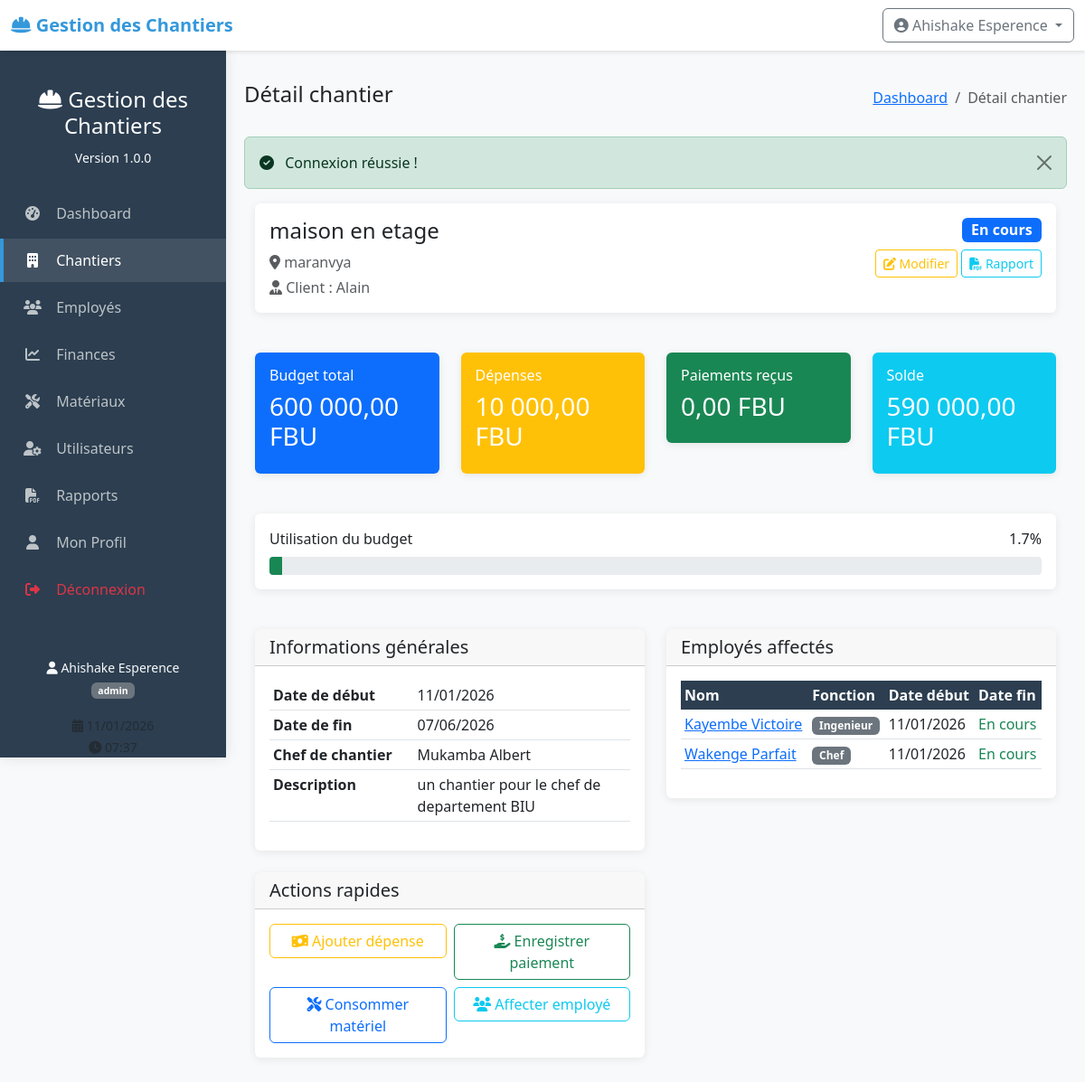
The app's page /index.php?controller=chantier&action=view&id=1 (signed in) with its own data.
### tables this page shows
CREATE TABLE chantiers (
    id INTEGER PRIMARY KEY AUTOINCREMENT,
    nom VARCHAR(200) NOT NULL,
    localisation TEXT NOT NULL,
    client VARCHAR(200) NOT NULL,
    budget_total DECIMAL(12,2) NOT NULL,
    date_debut DATE NOT NULL,
    date_fin DATE,
    statut VARCHAR(20) DEFAULT 'en_cours' CHECK(statut IN ('en_cours', 'suspendu', 'termine')),
    chef_chantier_id INTEGER,
    description TEXT,
    created_at DATETIME DEFAULT CURRENT_TIMESTAMP,
    updated_at DATETIME,
    FOREIGN KEY (chef_chantier_id) REFERENCES users(id)
);

CREATE TABLE users (
    id INTEGER PRIMARY KEY AUTOINCREMENT,
    username VARCHAR(50) UNIQUE NOT NULL,
    password VARCHAR(255) NOT NULL,
    nom VARCHAR(100) NOT NULL,
    prenom VARCHAR(100) NOT NULL,
    email VARCHAR(150) UNIQUE NOT NULL,
    role VARCHAR(20) NOT NULL CHECK(role IN ('admin', 'chef', 'comptable')),
    telephone VARCHAR(20),
    created_at DATETIME DEFAULT CURRENT_TIMESTAMP,
    last_login DATETIME,
    status BOOLEAN DEFAULT 1
);

### index.php (called while the page is built, shortened)
<?php
require_once 'config/init.php';
$controller = $_GET['controller'] ?? 'dashboard';
$action = $_GET['action'] ?? 'index';
$controllerInstance = new $controllerClass();
$id = $_GET['id'] ?? null;
if ($id !== null) {
    $data = $controllerInstance->$action($id);
} else {
    $data = $controllerInstance->$action();
}
$viewFolders = [
    'dashboard' => 'dashboard',
    'chantier' => 'chantiers',
    'employe' => 'employes',
    'materiau' => 'materiaux',
    'finance' => 'finances',
    'user' => 'users',
    'rapport' => 'repports'
];
$viewFolder = $viewFolders[$controller] ?? 'dashboard';
$viewFile = __DIR__ . '/views/' . $viewFolder . '/' . $action . '.php';
require_once $viewFile;

### models/Chantier.php (called while the page is built, shortened)
<?php
class Chantier {
    private $db;
    public function __construct() {
        $this->db = Database::getInstance()->getConnection();
    }
    public function getById($id) {
        $sql = "SELECT c.*, u.nom as chef_nom, u.prenom as chef_prenom
                FROM chantiers c
                LEFT JOIN users u ON c.chef_chantier_id = u.id
                WHERE c.id = :id";
        $stmt = $this->db->prepare($sql);
        $stmt->execute([':id' => $id]);
        return $stmt->fetch();
    }
}
?>

### config/database.php (called while the page is built, shortened)
<?php
class Database {
    private static $instance = null;
    private $connection;
    private function __construct() {
        try {
            $this->connection = new PDO('sqlite:' . dirname(__DIR__) . '/data/chantiers.db');
            $this->connection->setAttribute(PDO::ATTR_ERRMODE, PDO::ERRMODE_EXCEPTION);
            $this->connection->setAttribute(PDO::ATTR_DEFAULT_FETCH_MODE, PDO::FETCH_ASSOC);
            $this->connection->exec('PRAGMA foreign_keys = ON');
        } catch(PDOException $e) {
            die("Erreur de connexion : " . $e->getMessage());
        }
    }
    public static function getInstance() {
        if (self::$instance == null) {
            self::$instance = new Database();
        }
        return self::$instance;
    }
    public function getConnection() {
        return $this->connection;
    }
}
?>

### controllers/ChantierController.php (called while the page is built, shortened)
<?php
require_once __DIR__ . '/../config/init.php';
require_once __DIR__ . '/../models/Chantier.php';
class ChantierController {
    private $chantierModel;
    public function __construct() {
        $this->chantierModel = new Chantier();
        $this->auth = new Auth();
    }
    public function view($id) {
        $chantier = $this->chantierModel->getById($id);
        $sql = "SELECT e.*, a.date_debut, a.date_fin
                FROM affectations a
                JOIN employes e ON a.employe_id = e.id
                WHERE a.chantier_id = :chantier_id
                ORDER BY a.date_debut DESC";
        $stmt = Database::getInstance()->getConnection()->prepare($sql);
        $stmt->execute([':chantier_id' => $id]);
        $employes = $stmt->fetchAll();
        $depenses = $this->chantierModel->getDepenses($id);
        $paiements = $this->chantierModel->getPaiements($id);
        $solde = $chantier['budget_total'] - $depenses;
        $pourcentage_utilisation = $chantier['budget_total'] > 0 ?
            ($depenses / $chantier['budget_total']) * 100 : 0;
        return [
            'chantier' => $chantier,
            'employes' => $employes,
            'depenses' => $depenses,
            'paiements' => $paiements,
            'solde' => $solde,
            'pourcentage_utilisation' => $pourcentage_utilisation
        ];
    }
}
?>

### config/init.php (called while the page is built, shortened)
<?php
require_once __DIR__ . '/database.php';
class Auth {
    public function isLoggedIn() {
        return isset($_SESSION['user_id']);
    }
}
?>

### views/chantiers/view.php (the view, shortened to what this page needs)
<?php
require_once __DIR__ . '/../../config/init.php';
include __DIR__ . '/../../includes/header.php';
$data = $GLOBALS['data'] ?? [];
$chantier = $data['chantier'] ?? null;
$employes = $data['employes'] ?? [];
$depenses = $data['depenses'] ?? 0;
$paiements = $data['paiements'] ?? 0;
$solde = $data['solde'] ?? 0;
$pourcentage_utilisation = $data['pourcentage_utilisation'] ?? 0;
?>
<div class="container-fluid">
    <div class="row mb-4">
        <div class="col-12">
            <div class="card">
                <div class="card-body">
                    <div class="d-flex justify-content-between align-items-start">
                        <div>
                            <h4><?php echo htmlspecialchars($chantier['nom']); ?></h4>
                            <p class="text-muted mb-1">
                                <i class="fas fa-map-marker-alt"></i> <?php echo htmlspecialchars($chantier['localisation']); ?>
                            </p>
                            <p class="text-muted mb-0">
                                <i class="fas fa-user-tie"></i> Client : <?php echo htmlspecialchars($chantier['client']); ?>
                            </p>
                        </div>
                        <div class="text-end">
                            <span class="badge
                                <?php echo $chantier['statut'] == 'en_cours' ? 'bg-primary' :
                                       ($chantier['statut'] == 'termine' ? 'bg-success' : 'bg-warning'); ?> fs-6">
                                <?php echo ucfirst(str_replace('_', ' ', $chantier['statut'])); ?>
                            </span>
                            <div class="mt-2">
                                <a href="index.php?controller=chantier&action=edit&id=<?php echo $chantier['id']; ?>"
                                   class="btn btn-sm btn-outline-warning">
                                    <i class="fas fa-edit"></i> Modifier
                                </a>
                                <a href="index.php?controller=finance&action=rapport_chantier&id=<?php echo $chantier['id']; ?>"
                                   class="btn btn-sm btn-outline-info" target="_blank">
                                    <i class="fas fa-file-pdf"></i> Rapport
                                </a>
                            </div>
                        </div>
                    </div>
                </div>
            </div>
        </div>
    </div>
    <div class="row mb-4">
        <div class="col-md-3">
            <div class="card bg-primary text-white">
                <div class="card-body">
                    <h6 class="card-title">Budget total</h6>
                    <h3><?php echo number_format($chantier['budget_total'], 2, ',', ' '); ?> FBU</h3>
                </div>
            </div>
        </div>
        <div class="col-md-3">
            <div class="card bg-warning text-white">
                <div class="card-body">
                    <h6 class="card-title">Dépenses</h6>
                    <h3><?php echo number_format($depenses, 2, ',', ' '); ?> FBU</h3>
                </div>
            </div>
        </div>
        <div class="col-md-3">
            <div class="card bg-success text-white">
                <div class="card-body">
                    <h6 class="card-title">Paiements reçus</h6>
                    <h3><?php echo number_format($paiements, 2, ',', ' '); ?> FBU</h3>
                </div>
            </div>
        </div>
        <div class="col-md-3">
            <div class="card
                <?php echo $solde >= 0 ? 'bg-info' : 'bg-danger'; ?> text-white">
                <div class="card-body">
                    <h6 class="card-title">Solde</h6>
                    <h3><?php echo number_format($solde, 2, ',', ' '); ?> FBU</h3>
                </div>
            </div>
        </div>
    </div>
    <div class="row mb-4">
        <div class="col-12">
            <div class="card">
                <div class="card-body">
                    <div class="d-flex justify-content-between mb-2">
                        <span>Utilisation du budget</span>
                        <span><?php echo number_format($pourcentage_utilisation, 1); ?>%</span>
                    </div>
                    <div class="progress" style="height: 20px;">
                        <div class="progress-bar
                            <?php echo $pourcentage_utilisation > 80 ? 'bg-danger' :
                                   ($pourcentage_utilisation > 60 ? 'bg-warning' : 'bg-success'); ?>"
                             role="progressbar"
                             style="width: <?php echo min($pourcentage_utilisation, 100); ?>%">
                        </div>
                    </div>
                </div>
            </div>
        </div>
    </div>
    <div class="row">
        <div class="col-md-6">
            <div class="card mb-4">
                <div class="card-header">
                    <h5 class="card-title mb-0">Informations générales</h5>
                </div>
                <div class="card-body">
                    <table class="table table-sm">
                        <tr>
                            <td width="40%"><strong>Date de début</strong></td>
                            <td><?php echo date('d/m/Y', strtotime($chantier['date_debut'])); ?></td>
                        </tr>
                        <tr>
                            <td><strong>Date de fin</strong></td>
                            <td>
                                <?php echo $chantier['date_fin'] ?
                                    date('d/m/Y', strtotime($chantier['date_fin'])) :
                                    '<span class="text-muted">Non définie</span>'; ?>
                            </td>
                        </tr>
                        <tr>
                            <td><strong>Chef de chantier</strong></td>
                            <td>
                                <?php if ($chantier['chef_nom']): ?>
                                <?php echo htmlspecialchars($chantier['chef_prenom'] . ' ' . $chantier['chef_nom']); ?>
                                <?php else: ?>
                                <span class="text-muted">Non assigné</span>
                                <?php endif; ?>
                            </td>
                        </tr>
                        <tr>
                            <td><strong>Description</strong></td>
                            <td>
                                <?php echo $chantier['description'] ?
                                    nl2br(htmlspecialchars($chantier['description'])) :
                                    '<span class="text-muted">Aucune description</span>'; ?>
                            </td>
                        </tr>
                    </table>
                </div>
            </div>
            <div class="card">
                <div class="card-header">
                    <h5 class="card-title mb-0">Actions rapides</h5>
                </div>
                <div class="card-body">
                    <div class="row g-2">
                        <div class="col-6">
                            <a href="index.php?controller=finance&action=ajouter_depense"
                               class="btn btn-outline-warning w-100">
                                <i class="fas fa-money-bill-wave"></i> Ajouter dépense
                            </a>
                        </div>
                        <div class="col-6">
                            <a href="index.php?controller=finance&action=ajouter_paiement"
                               class="btn btn-outline-success w-100">
                                <i class="fas fa-hand-holding-usd"></i> Enregistrer paiement
                            </a>
                        </div>
                        <div class="col-6">
                            <a href="index.php?controller=materiau&action=consommer"
                               class="btn btn-outline-primary w-100">
                                <i class="fas fa-tools"></i> Consommer matériel
                            </a>
                        </div>
                        <div class="col-6">
                            <a href="index.php?controller=employe&action=index"
                               class="btn btn-outline-info w-100">
                                <i class="fas fa-users"></i> Affecter employé
                            </a>
                        </div>
                    </div>
                </div>
            </div>
        </div>
        <div class="col-md-6">
            <div class="card">
                <div class="card-header">
                    <h5 class="card-title mb-0">Employés affectés</h5>
                </div>
                <div class="card-body">
                    <?php if (empty($employes)): ?>
                    <div class="alert alert-info">
                        <i class="fas fa-info-circle"></i> Aucun employé n'est affecté à ce chantier.
                    </div>
                    <?php else: ?>
                    <div class="table-responsive">
                        <table class="table table-sm">
                            <thead>
                                <tr>
                                    <th>Nom</th>
                                    <th>Fonction</th>
                                    <th>Date début</th>
                                    <th>Date fin</th>
                                </tr>
                            </thead>
                            <tbody>
                                <?php foreach ($employes as $employe): ?>
                                <tr>
                                    <td>
                                        <a href="index.php?controller=employe&action=view&id=<?php echo $employe['id']; ?>">
                                            <?php echo htmlspecialchars($employe['prenom'] . ' ' . $employe['nom']); ?>
                                        </a>
                                    </td>
                                    <td>
                                        <span class="badge bg-secondary">
                                            <?php echo ucfirst($employe['fonction']); ?>
                                        </span>
                                    </td>
                                    <td><?php echo date('d/m/Y', strtotime($employe['date_debut'])); ?></td>
                                    <td>
                                        <?php echo $employe['date_fin'] ?
                                            date('d/m/Y', strtotime($employe['date_fin'])) :
                                            '<span class="text-success">En cours</span>'; ?>
                                    </td>
                                </tr>
                                <?php endforeach; ?>
                            </tbody>
                        </table>
                    </div>
                    <?php endif; ?>
                </div>
            </div>
        </div>
    </div>
</div>
<?php include __DIR__ . '/../../includes/footer.php'; ?>

### includes/header.php (style rules this page uses)
:root { --primary-color: #2c3e50; --secondary-color: #3498db; --success-color: #27ae60; --warning-color: #f39c12; --danger-color: #e74c3c; --light-color: #ecf0f1; --dark-color: #2c3e50; }
body { font-family: 'Segoe UI', Tahoma, Geneva, Verdana, sans-serif; background-color: #f8f9fa; min-height: 100vh; }
.card { border: none; box-shadow: 0 2px 10px rgba(0,0,0,0.08); transition: transform 0.3s; margin-bottom: 20px; }
.progress { height: 8px; border-radius: 4px; }
.table th { background-color: var(--primary-color); color: white; border: none; }

### records on screen
chantiers: nom "maison en etage", localisation "maranvya", client "Alain", statut "En cours", budget_total "600 000,00", date_debut "11/01/2026", date_fin "07/06/2026", chef_chantier.nom "Mukamba Albert", description "un chantier pour le chef de departement BIU"

### other values on screen
APP_NAME "Gestion des Chantiers"
$_SESSION['nom_complet'] "Ahishake Esperence"
APP_VERSION "1.0.0"
$_SESSION['role'] "admin"
$page_title "Détail chantier"
$_SESSION['success'] "Connexion réussie !"
$depenses "10 000,00"
$paiements "0,00"
$solde "590 000,00"
$pourcentage_utilisation "1.7"
$employe['prenom'] . ' ' . $employe['nom'] "Kayembe Victoire"
$employe['fonction'] "Ingenieur"
date('d/m/Y', strtotime($employe['date_debut'])) "11/01/2026"
$employe['prenom'] . ' ' . $employe['nom'] "Wakenge Parfait"
$employe['fonction'] "Chef"
